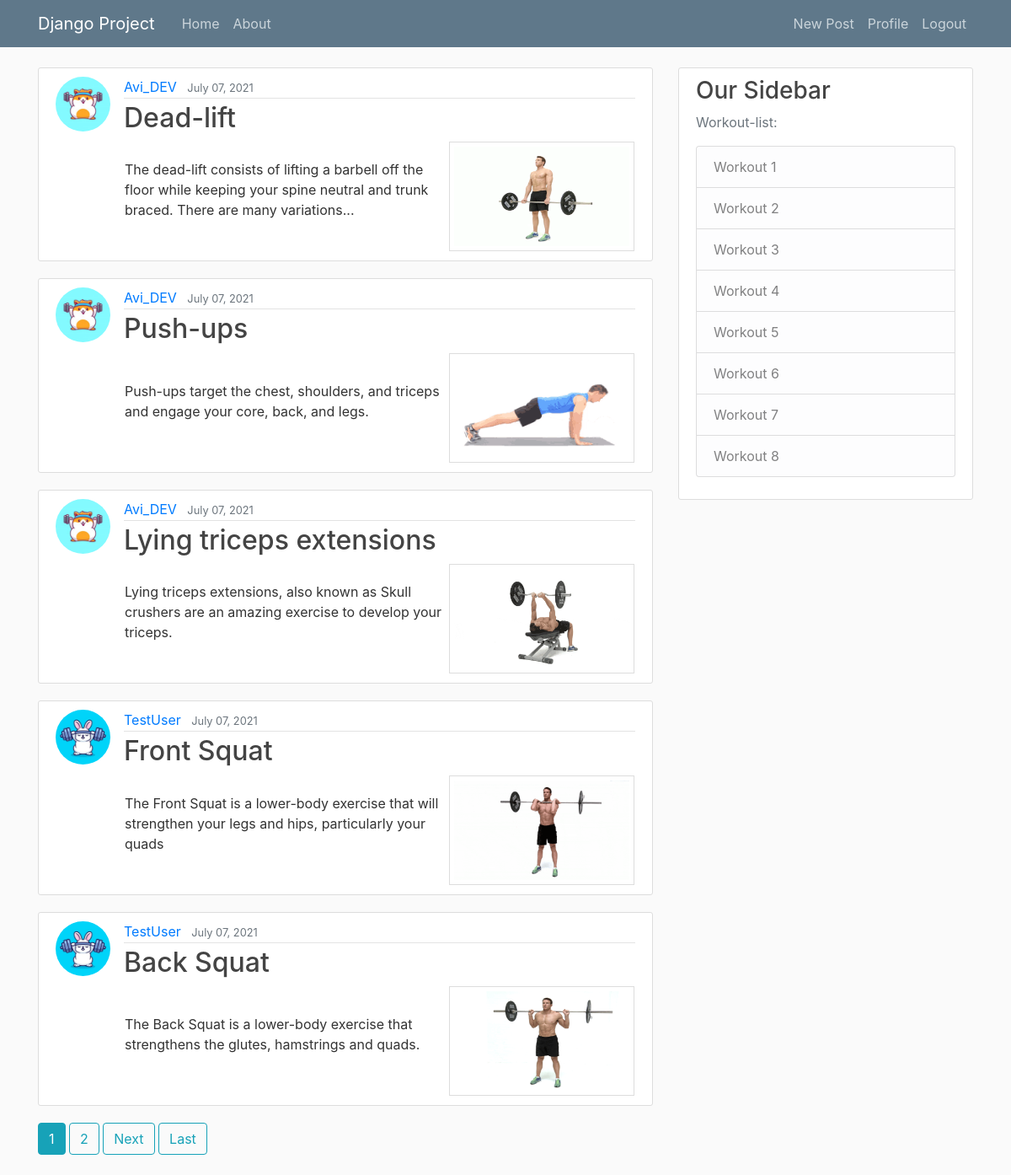
The app's page / (signed in), older data.
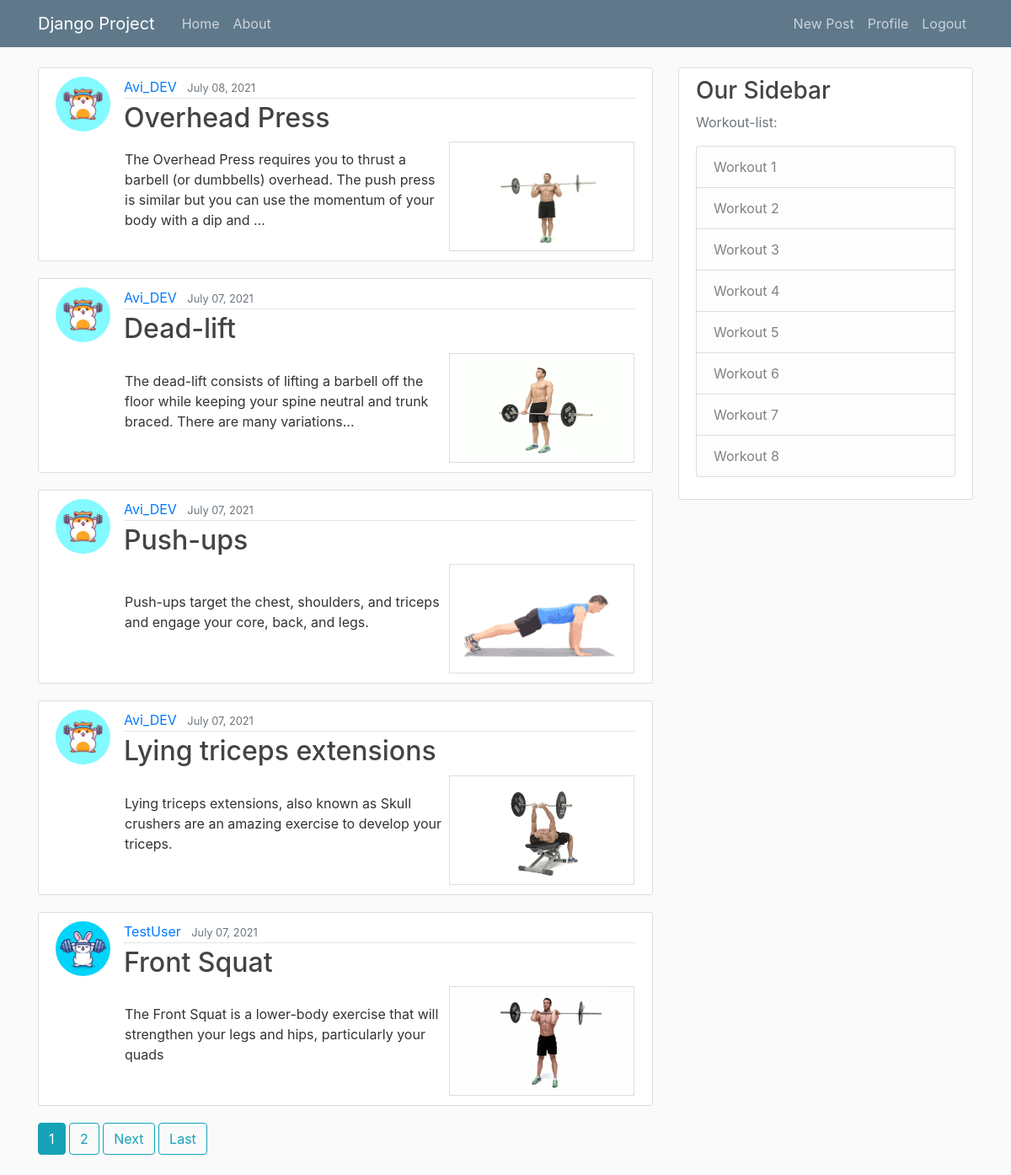
The same page, newer data.
### blog/models.py (models this page shows, shortened)
class Post(models.Model):
    title = models.CharField(max_length=100)
    header_image = models.ImageField(null=True, blank=True, upload_to="images/")
    content = models.TextField()
    date_posted = models.DateTimeField(default=timezone.now)
    author = models.ForeignKey(User, on_delete=models.CASCADE)

### users/models.py (models this page shows, shortened)
class Profile(models.Model):
    user = models.OneToOneField(User, on_delete=models.CASCADE)
    image = models.ImageField(default='default.jpg', upload_to='profile_pics')

### blog/views.py (the view)
# urls.py: path('', PostListView.as_view(), name='blog-home'),
class PostListView(ListView):
    model = Post
    template_name = 'blog/home.html'  # <app>/<model>_<viewtype>.html
    context_object_name = 'posts'
    ordering = ['-date_posted']
    paginate_by = 5

### blog/templates/blog/home.html (shortened to what this page needs)
{% extends "blog/base.html" %}
{% block content %}
    {% if user.is_authenticated %}
    {% for post in posts %}
        <article class="media content-section">
          <img class="rounded-circle article-img" src="{{ post.author.profile.image.url }}">
          <div class="media-body">
            <div class="article-metadata">
              <a class="mr-2" href="{% url 'user-posts' post.author.username %}">{{ post.author }}</a>
              <small class="text-muted">{{ post.date_posted|date:"F d, Y" }}</small>
            </div>
            <html>
              <body >
                  <h2><a class="article-title" href="{% url 'post-detail' post.id %}">{{ post.title }}</a></h2>
                  <table>
                      <tr>
                      <td width=70%>
                          <p class="article-content">{{ post.content |truncatewords:30 }}</p>
                      </td>
                      <td width=30% align="right">
                          <div class="exercise" <a target="_blank" href="{{post.header_image.url}}">
                          <img style="border: 1px solid #ddd;
                          padding: 5px;
                          height:130px;
                          width: 220px;" src="{{post.header_image.url}}"  alt="exercise">
                          </a></div>
                      </td>
                      </tr>
                  </table>
              </body>
            </html>
          </div>
        </article>
    {% endfor %}
    {% endif %}
    {% if user.is_authenticated %}
    {% if is_paginated %}
      {% for num in page_obj.paginator.page_range %}
        {% if page_obj.number == num %}
          <a class="btn btn-info mb-4" href="?page={{ num }}">{{ num }}</a>
        {% elif num > page_obj.number|add:'-3' and num < page_obj.number|add:'3' %}
          <a class="btn btn-outline-info mb-4" href="?page={{ num }}">{{ num }}</a>
        {% endif %}
      {% endfor %}
      {% if page_obj.has_next %}
        <a class="btn btn-outline-info mb-4" href="?page={{ page_obj.next_page_number }}">Next</a>
        <a class="btn btn-outline-info mb-4" href="?page={{ page_obj.paginator.num_pages }}">Last</a>
      {% endif %}
      {% else %}
      <body>
        <p></p>
      </body>
      {% endif %}
    {% endif %}
{% endblock content %}

### blog/templates/blog/base.html (shortened to what this page needs)
{% load static %}
<!DOCTYPE html>
<html>
<head>
    <link rel="stylesheet" href="https://maxcdn.bootstrapcdn.com/bootstrap/4.0.0/css/bootstrap.min.css">
    <link rel="stylesheet" type="text/css" href="{% static 'blog/main.css' %}">
</head>
<body>
    <header class="site-header">
      <nav class="navbar navbar-expand-md navbar-dark bg-steel fixed-top">
        <div class="container">
          <a class="navbar-brand mr-4" href="{% url 'blog-home' %}">Django Project</a>
          <div class="collapse navbar-collapse" id="navbarToggle">
            <div class="navbar-nav mr-auto">
              <a class="nav-item nav-link" href="{% url 'blog-home' %}">Home</a>
              <a class="nav-item nav-link" href="{% url 'blog-about' %}">About</a>
            </div>
            <div class="navbar-nav">
              {% if user.is_authenticated %}
                <a class="nav-item nav-link" href="{% url 'post-create' %}">New Post</a>
                <a class="nav-item nav-link" href="{% url 'profile' %}">Profile</a>
                <a class="nav-item nav-link" href="{% url 'logout' %}">Logout</a>
              {% else %}
                <a class="nav-item nav-link" href="{% url 'login' %}">Login</a>
                <a class="nav-item nav-link" href="{% url 'register' %}">Register</a>
              {% endif %}
            </div>
          </div>
        </div>
      </nav>
    </header>
    <main role="main" class="container">
      <div class="row">
        <div class="col-md-8">
          {% block content %}{% endblock %}
        </div>
        {% if user.is_authenticated %}
        <div class="col-md-4">
          <div class="content-section">
            <h3>Our Sidebar</h3>
            <p class='text-muted'>Workout-list:
              <ul class="list-group">
                <li class="list-group-item list-group-item-light">Workout 1</li>
                <li class="list-group-item list-group-item-light">Workout 2</li>
                <li class="list-group-item list-group-item-light">Workout 3</li>
                <li class="list-group-item list-group-item-light">Workout 4</li>
                <li class="list-group-item list-group-item-light">Workout 5</li>
                <li class="list-group-item list-group-item-light">Workout 6</li>
                <li class="list-group-item list-group-item-light">Workout 7</li>
                <li class="list-group-item list-group-item-light">Workout 8</li>
              </ul>
            </p>
          </div>
        </div>
        {% endif %}
      </div>
    </main>
</body>
</html>

### blog/static/blog/main.css (style rules this page uses)
body { background: #fafafa; color: #333333; margin-top: 5rem; }
h1, h2, h3, h4, h5, h6 { color: #444444; }
ul { margin: 0; }
.bg-steel { background-color: #5f788a; }
.site-header .navbar-nav .nav-link { color: #cbd5db; }
.content-section { background: #ffffff; padding: 10px 20px; border: 1px solid #dddddd; border-radius: 3px; margin-bottom: 20px; }
.article-title { color: #444444; }
.article-content { white-space: pre-line; }
.article-img { height: 65px; width: 65px; margin-right: 16px; }
.article-metadata { padding-bottom: 1px; margin-bottom: 4px; border-bottom: 1px solid #e3e3e3 }

Row changes from the older to the newer data that the page shows:
no longer on this page (row unchanged): Post: author.profile.image (picture), author "TestUser", date_posted "July 07, 2021", title "Back Squat", content "The Back Squat is a lower-body exercise that strengthens the glutes, hamstrings and quads.", header_image (picture)
added Post: author.profile.image (picture), author "Avi_DEV", date_posted "July 08, 2021", title "Overhead Press", content "The Overhead Press requires you to thrust a barbell (or dumbbells) overhead. The push press is similar but you can use the momentum of your body with a dip and …", header_image (picture)
